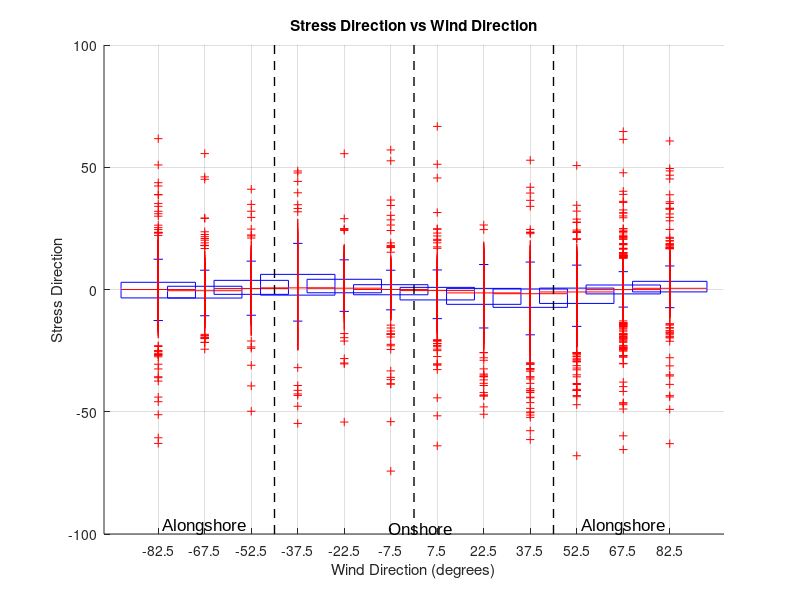

Here is the MATLAB script that generated this plot:
% Load the data
load('All_Pier_Data_30_Min_Bins.mat');

% Apply data quality control
valid_idx = Cz_p <= 0.01; 


mvalid_idx =  r2_uw_p >= .9 & valid_idx; 

% Filter the data for wind coming 90 degrees from onshore
onshore90_idx = onshore90_p == 1 & mvalid_idx;
filtered_Wdir_measured_p = Wdir_measured_p(onshore90_idx);
filtered_Sdir_measured = Sdir_measured_p(onshore90_idx);
filtered_Uz_p = Uz_p(onshore90_idx);

% Shift wind direction data
shifted_Wdir_measured_p = filtered_Wdir_measured_p;
shifted_Wdir_measured_p(shifted_Wdir_measured_p < 60) = shifted_Wdir_measured_p(shifted_Wdir_measured_p < 60) + 360;

% Find the mean of the shifted wind direction data
mean_shifted_Wdir = mean(shifted_Wdir_measured_p);

% Determine the shift needed to center data between -90 and 90 degrees
shift_needed = 90 - max(shifted_Wdir_measured_p);
shifted_Wdir_measured_p = shifted_Wdir_measured_p + shift_needed;

% Bin the data
bin_size = 15; % Change this value to adjust bin size
bin_edges = -90:bin_size:90;
bin_centers = bin_edges(1:end-1) + bin_size / 2;

% Create the plot
figure;
hold on;

% Plot boxplots for each bin
for i = 1:length(bin_centers)
    bin_idx = shifted_Wdir_measured_p >= bin_edges(i) & shifted_Wdir_measured_p < bin_edges(i+1);
    bin_data = filtered_Sdir_measured(bin_idx);
    
    if ~isempty(bin_data)
        % Calculate the position for the boxplot
        positions = repmat(bin_centers(i), size(bin_data));
        
        % Plot boxplot
        boxplot(bin_data, 'Positions', bin_centers(i), 'Widths', bin_size * 0.8, 'Colors', 'k', 'Symbol', 'r+');
    end
end

% Adjust x-axis tick labels
set(gca, 'XTick', bin_centers);
set(gca, 'XTickLabel', arrayfun(@num2str, bin_centers, 'UniformOutput', false));

% Add grid and labels
title('Stress Direction vs Wind Direction');
xlabel('Wind Direction (degrees)');
ylabel('Stress Direction');
grid on;

% Add reference lines and text
y_limits = ylim;
plot([-45 -45], y_limits, '--k', 'LineWidth', 1);
plot([45 45], y_limits, '--k', 'LineWidth', 1);
plot([0 0], y_limits, '--k', 'LineWidth', 1);
text(-67.5, y_limits(1), 'Alongshore', 'HorizontalAlignment', 'center', 'VerticalAlignment', 'bottom', 'FontSize', 12, 'Color', 'k', 'FontName', 'Arial');
text(2, y_limits(1), 'Onshore', 'HorizontalAlignment', 'center', 'VerticalAlignment', 'bottom', 'FontSize', 12, 'Color', 'k', 'FontName', 'Arial');
text(67.5, y_limits(1), 'Alongshore', 'HorizontalAlignment', 'center', 'VerticalAlignment', 'bottom', 'FontSize', 12, 'Color', 'k', 'FontName', 'Arial');
